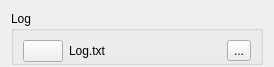
<?xml version="1.0" encoding="UTF-8"?>
<ui version="4.0">
 <class>LogWidget</class>
 <widget class="QWidget" name="LogWidget">
  <property name="geometry">
   <rect>
    <x>0</x>
    <y>0</y>
    <width>274</width>
    <height>64</height>
   </rect>
  </property>
  <property name="windowTitle">
   <string>Form</string>
  </property>
  <layout class="QVBoxLayout" name="verticalLayout">
   <property name="bottomMargin">
    <number>2</number>
   </property>
   <item>
    <widget class="QGroupBox" name="logGroup">
     <property name="title">
      <string>Log</string>
     </property>
     <property name="flat">
      <bool>true</bool>
     </property>
     <layout class="QHBoxLayout" name="horizontalLayout">
      <property name="bottomMargin">
       <number>0</number>
      </property>
      <item>
       <widget class="QPushButton" name="logEnableButton">
        <property name="text">
         <string/>
        </property>
        <property name="icon">
         <iconset resource="Resources/Resources.qrc">
          <normaloff>:/Log.svg</normaloff>:/Log.svg</iconset>
        </property>
       </widget>
      </item>
      <item>
       <widget class="QLabel" name="logLabel">
        <property name="sizePolicy">
         <sizepolicy hsizetype="MinimumExpanding" vsizetype="Preferred">
          <horstretch>0</horstretch>
          <verstretch>0</verstretch>
         </sizepolicy>
        </property>
        <property name="text">
         <string>Log.txt</string>
        </property>
       </widget>
      </item>
      <item>
       <widget class="QToolButton" name="selectLogButton">
        <property name="text">
         <string>...</string>
        </property>
       </widget>
      </item>
     </layout>
    </widget>
   </item>
  </layout>
 </widget>
 <resources>
  <include location="Resources/Resources.qrc"/>
 </resources>
 <connections/>
</ui>
